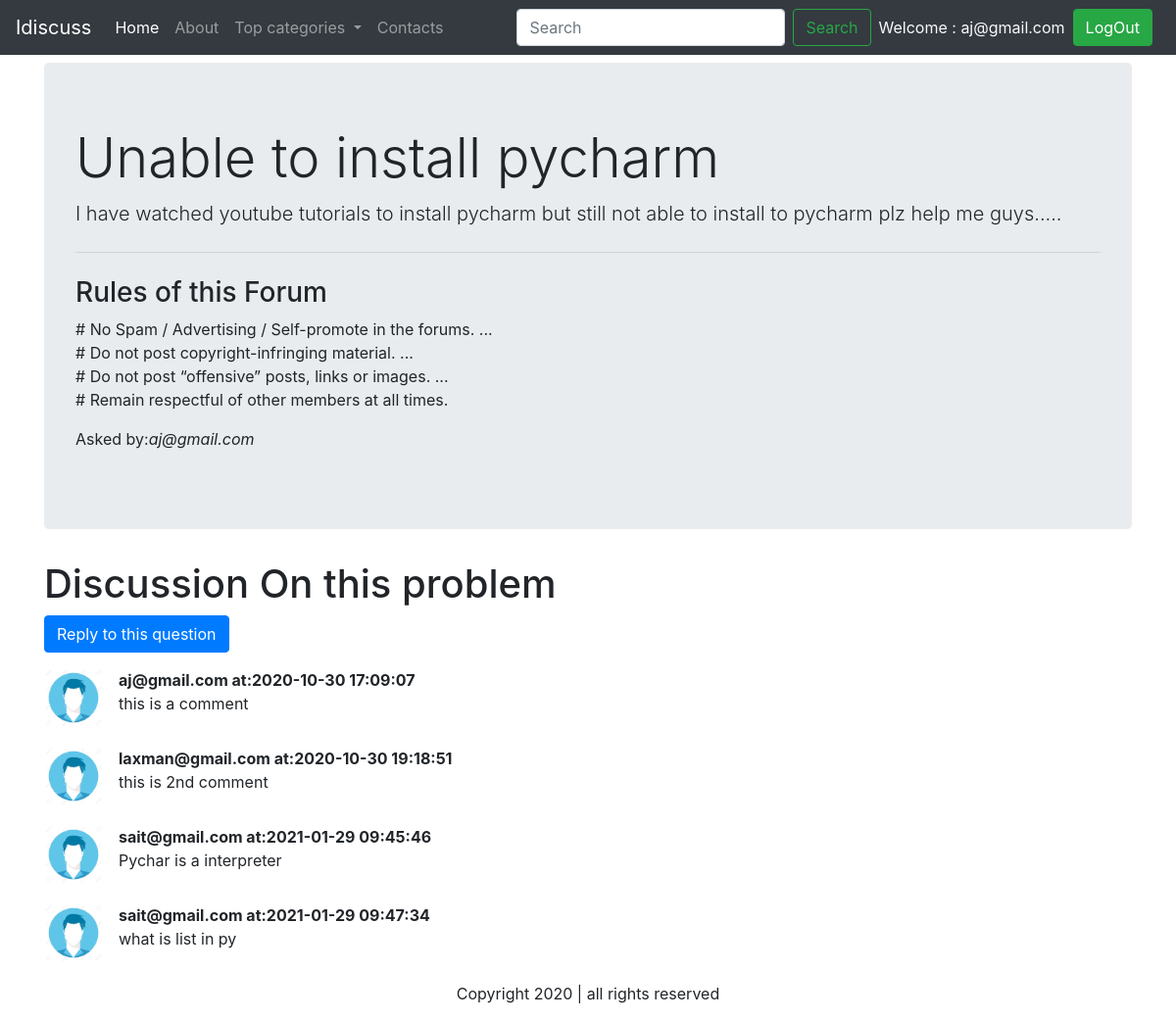
Screenshot of /thread.php?threadid=1 (signed in) with the database file from the repository.
### tables this page shows
CREATE TABLE `threads` (
  `thread_id` int(8) NOT NULL,
  `thread_title` varchar(255) NOT NULL,
  `thread_descr` text NOT NULL,
  `thread_cat_id` int(8) NOT NULL,
  `thread_user_id` int(8) NOT NULL,
  `timestamp` datetime DEFAULT current_timestamp()
);

CREATE TABLE `user` (
  `sno` int(8) NOT NULL,
  `user_email` varchar(30) NOT NULL,
  `user_pass` varchar(255) NOT NULL,
  `timestamp` datetime NOT NULL DEFAULT current_timestamp()
);

CREATE TABLE `comments` (
  `comment_id` int(8) NOT NULL,
  `comment_content` text NOT NULL,
  `thread_id` int(8) NOT NULL,
  `commented_by` int(8) NOT NULL,
  `comment_time` datetime NOT NULL DEFAULT current_timestamp()
);

### thread.php (the view, shortened to what this page needs)
<!doctype html>
<html lang="en">
<head>
    <link rel="stylesheet" href="https://cdn.jsdelivr.net/npm/bootstrap@4.5.3/dist/css/bootstrap.min.css"
>
</head>
<body>
<?php include('partials/_dbconnect.php'); ?>
    <?php include('partials/_header.php'); ?>
    <?php
    $id = $_GET['threadid'];
    $qry = "SELECT * FROM `threads` WHERE thread_id = $id";
    $rst = mysqli_query($conn, $qry);
    while ( $row = mysqli_fetch_assoc($rst)){
       $ttitle = $row['thread_title'];
       $tdescr = $row['thread_descr'];
       $thread_user_id = $row['thread_user_id'];
       $query2 = "SELECT user_email FROM `user` WHERE sno = '$thread_user_id'";
       $result2 = mysqli_query($conn, $query2);
       $row2 = mysqli_fetch_assoc($result2);
       $posted_by = $row2['user_email'];
    }
    ?>
    <div class="container my-2">
        <div class="jumbotron">
            <h1 class="display-4"> <?php echo $ttitle;  ?> </h1>
            <p class="lead"><?php echo $tdescr; ?></p>
            <hr class="my-4">
            <p>
            <h3>Rules of this Forum</h3>
            # No Spam / Advertising / Self-promote in the forums. ...<br>
            # Do not post copyright-infringing material. ...<br>
            # Do not post “offensive” posts, links or images. ...<br>
            # Remain respectful of other members at all times.</p>
            <p>Asked by:<em><?php echo $posted_by; ?></em></p>
        </div>
    </div>
    <div class="container">
        <h1>Discussion On this problem</h1>
<?php
    if(isset($_SESSION['loggedin']) && $_SESSION['loggedin']==true){
        echo '
        <button type="button" class="btn btn-primary" data-toggle="modal" data-target="#exampleModal">
            Reply to this question
        </button>
        <div class="modal fade" id="exampleModal" tabindex="-1" aria-labelledby="exampleModalLabel" aria-hidden="true">
            <div class="modal-dialog">
                <div class="modal-content">
                    <div class="modal-header">
                        <h5 class="modal-title" id="exampleModalLabel">Your Comment</h5>
                        <button type="button" class="close" data-dismiss="modal" aria-label="Close">
                            <span aria-hidden="true">&times;</span>
                        </button>
                    </div>
                    <div class="modal-body">
                    <form method ="post" action = "'.$_SERVER["REQUEST_URI"].'">
                            <div class="form-group">
                                <label for="exampleInputPassword1">Your comment regarding above question</label>
                                <div class="form-group">
                                    <textarea class="form-control" name="cmt" id="exampleFormControlTextarea1"
                                        rows="3"></textarea>
                                    <input type="hidden" name="sno" value="'.$_SESSION["sno"].'">
                                </div>
                            </div>
                    </div>
                    <div class="modal-footer">
                        <button type="button" class="btn btn-secondary" data-dismiss="modal">Close</button>
                        <button type="submit" class="btn btn-primary">Submit</button>
                    </div>
                    </form>
                </div>
            </div>
        </div>
    </div>';
    }
    else{
        echo '<div class="jumbotron jumbotron-fluid">
        <div class="container">
          <p class="lead">Your are not loggedin, Please log in to ask a question of reply to any question...</p>
        </div>
      </div>';
    }
?>
    <div class="container">
        <?php
            $id = $_GET['threadid'];
            $query = "SELECT * FROM `comments` WHERE thread_id = $id";
            $result = mysqli_query($conn, $query);
            while($row = mysqli_fetch_assoc($result)){
                $comment = $row['comment_content'];
                $cmt_time = $row['comment_time'];
                $userid = $row['commented_by'];
                $query2 = "SELECT user_email FROM `user` WHERE sno = '$userid'";
                $result2 = mysqli_query($conn, $query2);
                $row2 = mysqli_fetch_assoc($result2);
            echo '<div class="media my-3">
            <img src="img/userr.jpg" width="60px" class="mr-3 " alt="...">
            <div class="media-body">
            <p class ="font-weight-bold my-0">'.$row2['user_email'].' at:'.$cmt_time.'</p>
                <p class="mt-0">'.$comment.'</p>
                </div>
                </div>';
            }
    ?>
    </div>
    <?php include('partials/_footer.php'); ?>
</body>
</html>

### rows the page displays
threads: thread_title "Unable to install pycharm", thread_descr "I have watched youtube tutorials to install pycharm but still not able to install to pycharm plz help me guys....."
user: user_email "aj@gmail.com"
comments: user.user_email "aj@gmail.com", comment_time "2020-10-30 17:09:07", comment_content "this is a comment"
comments: user.user_email "laxman@gmail.com", comment_time "2020-10-30 19:18:51", comment_content "this is 2nd comment"
comments: user.user_email "sait@gmail.com", comment_time "2021-01-29 09:45:46", comment_content "Pychar is a interpreter"
comments: user.user_email "sait@gmail.com", comment_time "2021-01-29 09:47:34", comment_content "what is list in py"

### other values shown
$_SESSION['email'] "aj@gmail.com"
